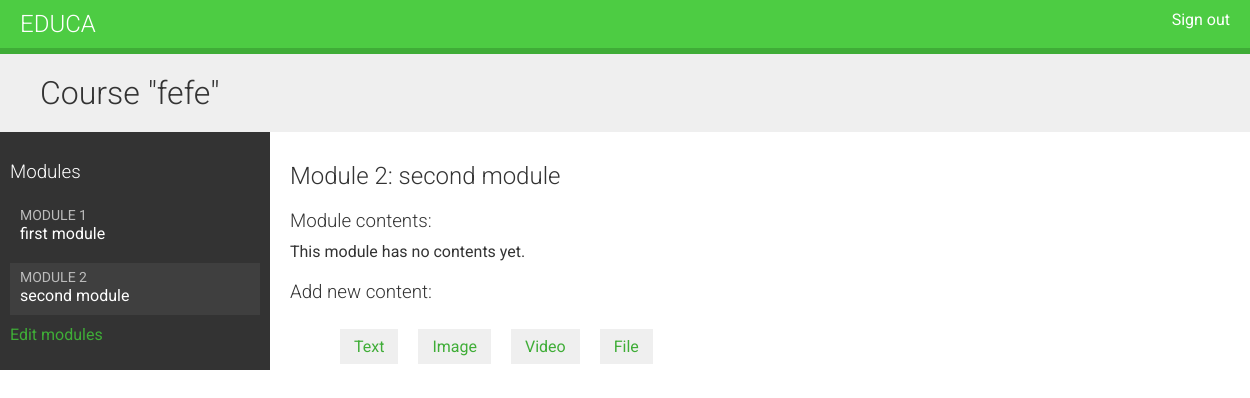
The app's page /course/module/4/ (signed in), older data.
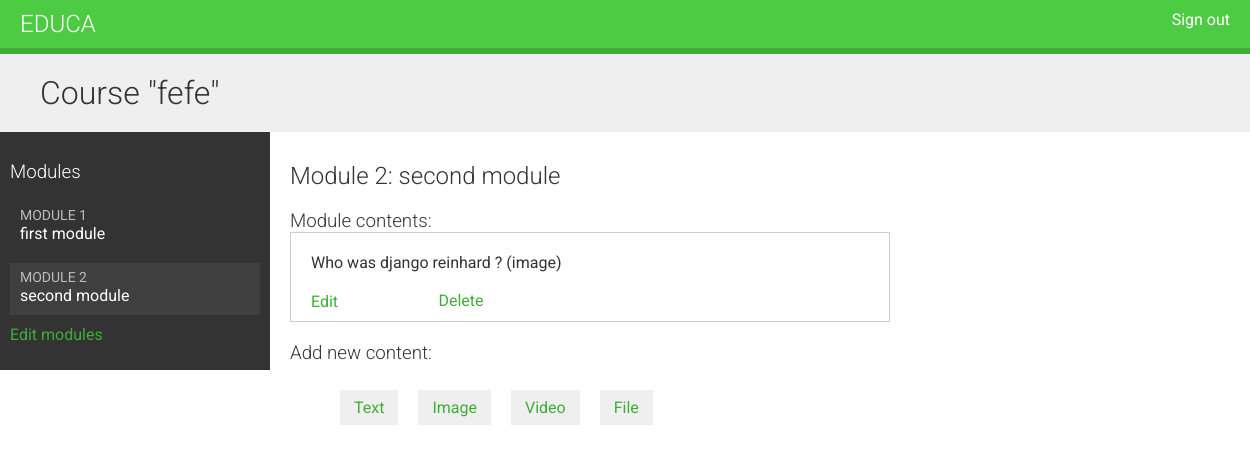
The same page, newer data.
### courses/models.py (models this page shows, shortened)
class Course(models.Model):
    owner = models.ForeignKey(User, on_delete=models.CASCADE, related_name='courses_created')
    subject = models.ForeignKey(Subject, on_delete=models.CASCADE, related_name='courses')
    title = models.CharField(max_length=255)
    slug = models.SlugField(max_length=255, unique=True)
    overview = models.TextField()
    created = models.DateTimeField(auto_now_add=True)
    class Meta:
        ordering = ['-created']

class Module(models.Model):
    course = models.ForeignKey(Course, on_delete=models.CASCADE, related_name='modules')
    title = models.CharField(max_length=255)
    description = models.TextField(blank=True)
    order = OrderField(blank=True, for_fields=['course'])
    class Meta:
        ordering = ['order']

class Content(models.Model):
    module = models.ForeignKey(Module, on_delete=models.CASCADE, related_name='contents')
    content_type = models.ForeignKey(ContentType, on_delete=models.CASCADE,
                                     limit_choices_to={'model__in': ('text', 'video', 'image', 'file')})
    object_id = models.PositiveIntegerField()
    content = GenericForeignKey('content_type', 'object_id')
    order = OrderField(blank=True, for_fields=['module'])
    class Meta:
        ordering = ['order']

class ItemBase(models.Model):
    owner = models.ForeignKey(User, related_name='%(class)s_related', on_delete=models.CASCADE)
    title = models.CharField(max_length=255)
    created = models.DateTimeField(auto_now_add=True)
    updated = models.DateTimeField(auto_now=True)
    class Meta:
        abstract = True
    def __str__(self):
        return self.title

class Image(ItemBase):
    image = models.FileField(upload_to='images')

### courses/views.py (the view)
# urls.py: path('module/<int:module_id>/', ModuleContentListView.as_view(),
class ModuleContentListView(TemplateResponseMixin, View):
    template_name = 'courses/manage/module/content_list.html'
    def get(self, request, module_id):
        module = get_object_or_404(Module, id=module_id, course__owner=request.user)
        return self.render_to_response({'module': module})

### courses/templatetags/course.py (called while the page is built)
@register.filter
def model_name(obj):
    try:
        return obj._meta.model_name
    except AttributeError:
        return None

### courses/templates/courses/manage/module/content_list.html (shortened to what this page needs)
{% extends 'base.html' %}
{% load course %}
{% block content %}
    {% with module.course as course %}
        <h1>Course "{{ course.title }}"</h1>
        <div class="contents">
            <h3>Modules</h3>
            <ul id="modules">
                {% for m in course.modules.all %}
                    <li data-id="{{ m.id }}" {% if m == module %}
                        class="selected"{% endif %}>
                        <a href="{% url "module_content_list" m.id %}">
                             <span>
                             Module <span class="order">{{ m.order|add:1 }}</span>
                             </span>
                            <br>
                            {{ m.title }}
                        </a>
                    </li>
                {% empty %}
                    <li>No modules yet.</li>
                {% endfor %}
            </ul>
            <p><a href="{% url "course_module_update" course.id %}">
                Edit modules</a></p>
        </div>
        <div class="module">
            <h2>Module {{ module.order|add:1 }}: {{ module.title }}</h2>
            <h3>Module contents:</h3>
            <div id="module-contents">
                {% for content in module.contents.all %}
                    <div data-id="{{ content.id }}">
                        {% with item=content.content %}
                            <p>{{ item }} ({{ item|model_name }})</p>
                            <a href="#">
                                Edit
                            </a>
                            <form action="{% url "module_content_delete" content.id %}"
                                  method="post">
                                <input type="submit" value="Delete">
                            </form>
                        {% endwith %}
                    </div>
                {% empty %}
                    <p>This module has no contents yet.</p>
                {% endfor %}
            </div>
            <h3>Add new content:</h3>
            <ul class="content-types">
                <li>
                    <a href="{% url "module_content_create" module.id "text" %}">
                        Text
                    </a>
                </li>
                <li>
                    <a href="{% url "module_content_create" module.id "image" %}">
                        Image
                    </a>
                </li>
                <li>
                    <a href="{% url "module_content_create" module.id "video" %}">
                        Video
                    </a>
                </li>
                <li>
                    <a href="{% url "module_content_create" module.id "file" %}">
                        File
                    </a>
                </li>
            </ul>
        </div>
    {% endwith %}
{% endblock %}

### courses/templates/base.html (shortened to what this page needs)
{% load static %}
<!DOCTYPE html>
<html>
<head>
    <link href="{% static "css/base.css" %}" rel="stylesheet">
</head>
<body>
<div id="header">
    <a href="/" class="logo">Educa</a>
    <ul class="menu">
        {% if request.user.is_authenticated %}
            <li><a href="{% url "logout" %}">Sign out</a></li>
        {% else %}
            <li><a href="{% url "login" %}">Sign in</a></li>
        {% endif %}
    </ul>
</div>
<div id="content">
    {% block content %}
    {% endblock %}
</div>
</body>
</html>

### courses/static/css/base.css (style rules this page uses)
body { margin: 0; font-family: 'Roboto', sans-serif; font-weight: 400; color: #333; }
a { color: #3fad37; text-decoration: none; }
ul { float: left; }
h1, h2, h3, h4, h5, h6 { font-family: 'Roboto', sans-serif; font-weight: 300; }
h1 { background: #efefef; width: 100%; overflow: auto; padding: 20px 0 20px 40px; margin: 0; }
.module { padding: 10px 20px; float: left; width: 600px; }
.module h3 { margin: 20px 0 0; padding: 0; width: 100%; }
.module p { margin: 10px 0 20px; width: 100%; float: left; }
#header { background: #4dcc43; overflow: auto; padding: 10px 20px; border-bottom: 6px solid #3fad37; }
#header .logo { text-decoration: none; font-family: 'Roboto', sans-serif; font-weight: 300; text-transform: uppercase; font-size: 24px; color: #fff; float: left; }
#header a { color: #fff; }
#header .menu { list-style: none; float: right; margin: 0; padding: 0; }
.contents { width: 20%; padding: 10px; float: left; background: #333; color: #fff; font-family: 'Roboto', sans-serif; }
.contents ul { list-style: none; margin: 0; padding: 0; width: 100%; }
.contents ul li { margin: 0 0 10px 0; padding: 4px 10px 10px; overflow: auto; cursor: move; }
.contents ul li.selected { background: #3f3f3f; }
.contents ul span { text-transform: uppercase; color: #bbb; font-size: 14px; }
.contents ul a { display: block; color: #fff; text-decoration: none; }
ul.content-types li { list-style: none; float: left; margin: 10px; background: #efefef; padding: 8px 14px; }
input, select, textarea { border: 1px solid #ccc; border-bottom: 3px solid #ccc; padding: 8px 12px; font-size: 16px; font-family: 'Roboto', sans-serif; float: left; clear: both; width: 300px; }
input[type=submit], a.button { border-radius: 5px; background: #4dcc43; color: #fff; font-size: 16px; text-transform: uppercase; border: none; padding: 10px 20px; margin: 20px 0; }
#module-contents div { padding: 10px 20px; border: 1px solid #ccc; background: #fff }
#module-contents form { margin: 0; padding: 0; }
#module-contents input[type=submit] { color: #3fad37; background: none; margin: -20px 0 0; padding: 0; float: left; text-transform: none; }

Row changes from the older to the newer data that the page shows:
added Content: content "Who was django reinhard ?", content|model_name "image"
Text that changed along with them:
text no longer shown: "This module has no contents yet."
